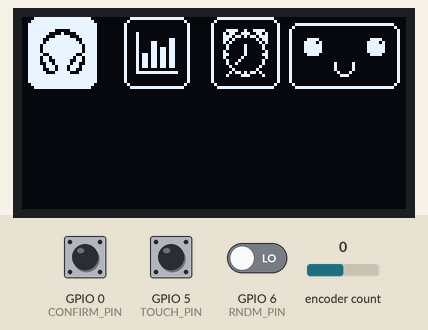
The program below on a simulated ESP32-C3. Shown: 128×64 one-colour display. The inputs (shaded band) are chosen by the test bench; at power-on: GPIO 0 (CONFIRM_PIN) HIGH, encoder count 0, GPIO 6 (RNDM_PIN) LOW, GPIO 5 (TOUCH_PIN) LOW.

Above: at 1.2 s.
1.3 s: GPIO 0 (CONFIRM_PIN) pulled LOW for 0.15 s
At 2.7 s:
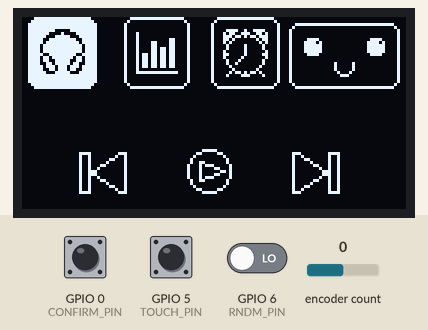
3.0 s: encoder count set to 1
At 4.3 s:
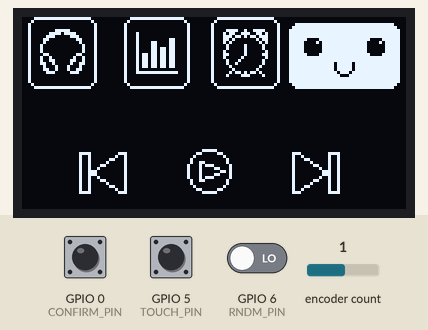
4.6 s: GPIO 0 (CONFIRM_PIN) pulled LOW for 1 s
At 5.8 s:
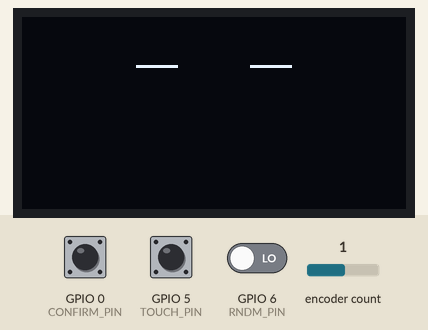
8.6 s: GPIO 6 (RNDM_PIN) driven HIGH
At 9.9 s:
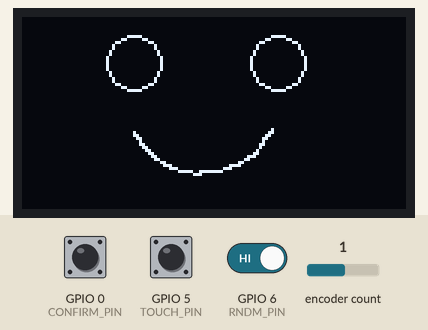
11.6 s: encoder count set to 2
At 12.84 s:
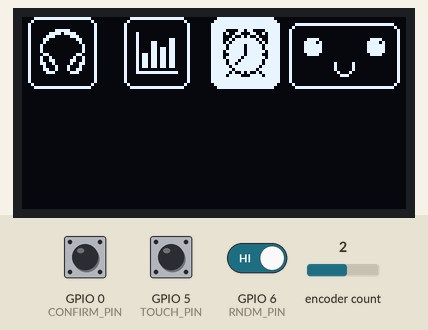
14.3 s: encoder count set to 3
At 16.97 s:
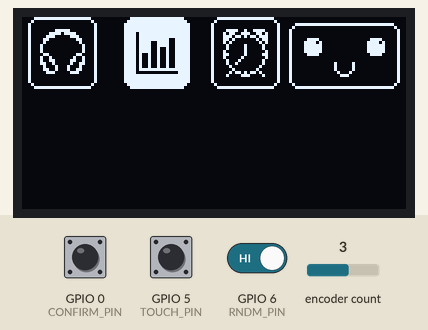
Timing chart, 0 to 18.3 s (numbered marks = the images above; inputs shaded):
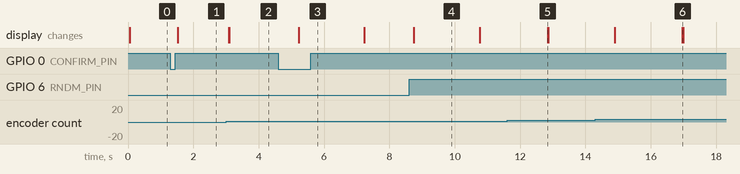

The program:

main.cpp
```cpp
#include <Arduino.h>
#include <U8g2lib.h>
#include <Wire.h>
#include <Encoder.h>


U8G2_SSD1306_128X64_NONAME_F_HW_I2C u8g2(U8G2_R0, U8X8_PIN_NONE);

// This is the code for my desktop buddy, my main goal is to have a small display that can show the time, date, weather, and maybe some other information.
// I also want to be able to control it with a button or two, and maybe even have it do some simple animations.
// I'm still in the early stages of development, but I'm excited to see where this project goes!
// I like this display because it's small, cheap, and has a good resolution for the size. It's also easy to use with the U8g2 library, which has a lot of features and is well-documented.
// The face functions is from "https://github.com/MrUltron/-DIY-Desi-Mochi-Robot-" thank you!
// Menu bitmaps:

// [BEGIN lopaka generated]
static const unsigned char image_clock_alarm_bits[] U8X8_PROGMEM = {0x9e,0x3c,0xcd,0x59,0xb7,0x76,0x0b,0x68,0x05,0x50,0x82,0x20,0x82,0x20,0x81,0x40,0x83,0x60,0x41,0x40,0x22,0x20,0x12,0x20,0x04,0x10,0x08,0x08,0xb4,0x16,0xc2,0x21};
static const unsigned char image_FaceNormal_bits[] U8X8_PROGMEM = {0x00,0x00,0x00,0x00,0x3c,0x00,0x80,0x07,0x5e,0x00,0xc0,0x0b,0x7e,0x00,0xc0,0x0f,0x7e,0x00,0xc0,0x0f,0x7e,0x00,0xc0,0x0f,0x3c,0x00,0x80,0x07,0x00,0x00,0x00,0x00,0x00,0x00,0x00,0x00,0x00,0x08,0x02,0x00,0x00,0x08,0x02,0x00,0x00,0x08,0x02,0x00,0x00,0x10,0x01,0x00,0x00,0xe0,0x00,0x00};
static const unsigned char image_music_headphones_bits[] U8X8_PROGMEM = {0xe0,0x03,0x78,0x0f,0x1c,0x1c,0x06,0x30,0x02,0x20,0x01,0x40,0x01,0x40,0x01,0x40,0x06,0x30,0x09,0x48,0x19,0x4c,0x13,0x64,0x22,0x22,0x26,0x32,0x1c,0x1c,0x00,0x00};
static const unsigned char image_stats_bits[] U8X8_PROGMEM = {0x00,0x00,0x01,0x00,0x01,0x00,0x01,0x18,0x61,0x18,0x61,0x18,0x61,0x1b,0x61,0x1b,0x6d,0x1b,0x6d,0x1b,0x6d,0x1b,0x6d,0x1b,0x6d,0x1b,0x01,0x00,0xff,0x3f,0x00,0x00};


// [BEGIN lopaka generated]
static const unsigned char image_music_next_bits[] U8X8_PROGMEM = {0x00,0x00,0x07,0xf0,0x09,0x90,0x31,0x90,0x41,0x90,0x81,0x91,0x01,0x92,0x01,0x9c,0x01,0x9c,0x01,0x92,0x81,0x91,0x41,0x90,0x31,0x90,0x09,0x90,0x07,0xf0,0x00,0x00};
static const unsigned char image_music_play_button_bits[] U8X8_PROGMEM = {0xe0,0x03,0x18,0x0c,0x04,0x10,0x02,0x20,0x32,0x20,0xd1,0x41,0x11,0x46,0x11,0x58,0x11,0x46,0xd1,0x41,0x32,0x20,0x02,0x20,0x04,0x10,0x18,0x0c,0xe0,0x03,0x00,0x00};
static const unsigned char image_music_previous_bits[] U8X8_PROGMEM = {0x00,0x00,0x0f,0xe0,0x09,0x90,0x09,0x8c,0x09,0x82,0x89,0x81,0x49,0x80,0x39,0x80,0x39,0x80,0x49,0x80,0x89,0x81,0x09,0x82,0x09,0x8c,0x09,0x90,0x0f,0xe0,0x00,0x00};

static const unsigned char image_paint_10_bits[] U8X8_PROGMEM = {0x12,0x00,0x00,0x0b,0x40,0x04,0x04,0x80,0x02,0x08,0x00,0x01,0x14,0x80,0x02,0x22,0x40,0x04};
static const unsigned char image_paint_2_bits[] U8X8_PROGMEM = {0x00};
static const unsigned char cpuglaubich[] U8X8_PROGMEM = {0x00,0x00,0xc0,0x01,0x00,0x00,0xfc,0x01,0x00,0x00,0xc0,0x01,0x00,0x00,0x00,0x00,0x00,0x00,0x00,0x00,0x00,0x00,0x00,0x00,0x00,0x00,0x00,0x00,0x00,0x00,0xc0,0x01,0x00,0x00,0xf8,0x0f,0x00,0x00,0xc0,0x01,0x00,0x00,0x00,0x00,0x00,0x00,0x00,0x00,0x00,0x00,0x00,0x00,0x00,0x00,0xc0,0x01,0x00,0x00,0xf8,0x01,0x00,0x00,0xc0,0x01,0x00,0x00,0x80,0x00,0x00,0x00,0x80,0x00,0x00,0x00,0x80,0x00,0x02,0x81,0x00,0x00,0x02,0x81,0x00,0x00,0x02,0x81,0x00,0x00,0x87,0x03,0x00,0x00,0x87,0x03,0x00,0x00,0x87,0x03,0x00,0x00};
static const unsigned char auchstats[] U8X8_PROGMEM = {0x01,0x00,0x00,0x00,0x02,0x00,0x00,0x00,0xc4,0xff,0xff,0x3f,0x38,0x00,0x00,0x40,0x08,0x00,0x00,0x80,0x0c,0x00,0x00,0x80,0x0a,0x00,0x00,0x80,0x0a,0x00,0x00,0x80,0x0c,0x00,0x00,0x80,0x08,0x00,0x00,0x80,0x0c,0x00,0x00,0x40,0x0a,0x00,0x00,0x40,0x0a,0x00,0x00,0x80,0x0c,0x00,0x00,0x80,0x08,0x00,0x00,0x80,0x08,0x00,0x00,0x80,0xf0,0xff,0xff,0x7f,0x00,0xaa,0x0a,0x00,0x00,0xfc,0x07,0x00};
static const unsigned char image_weather_temperature_bits[] U8X8_PROGMEM = {0x38,0x00,0x44,0x40,0xd4,0xa0,0x54,0x40,0xd4,0x1c,0x54,0x06,0xd4,0x02,0x54,0x02,0x54,0x06,0x92,0x1c,0x39,0x01,0x75,0x01,0x7d,0x01,0x39,0x01,0x82,0x00,0x7c,0x00};
static const unsigned char keineahnung[] U8X8_PROGMEM = {0x20,0x40,0x84,0x00,0x60,0x40,0xc4,0x00,0x40,0x40,0x44,0x00,0xc0,0xff,0xff,0x00,0x26,0x00,0x00,0x01,0x2c,0x00,0x00,0x01,0x38,0x00,0x00,0x01,0x20,0x00,0x00,0x01,0x20,0x00,0x00,0x01,0x20,0x00,0x00,0x01,0x20,0x00,0x00,0x01,0x20,0x00,0x00,0x01,0x27,0x00,0x00,0x01,0x3f,0x00,0x00,0x01,0x27,0x00,0x00,0x01,0x20,0x00,0x00,0x01,0x20,0x00,0x00,0x01,0x20,0x00,0x00,0x01,0x20,0x00,0x00,0x01,0x20,0x00,0x00,0x01,0x20,0x00,0x00,0x01,0x38,0x00,0x00,0x01,0xcc,0xff,0xff,0x00,0x06,0x00,0x00,0x70,0x00,0x00,0x00,0x88,0x06,0x00,0x00,0x88,0x09,0x00,0x70,0x88,0x39,0x00,0x70,0x70,0x86,0x00,0x70,0x00,0x00,0x00,0x00,0x00,0x00,0x00,0x00,0x00,0x00,0x00,0x00,0x00,0x00,0x00,0x00,0x00,0x00,0x00,0x00,0x00,0x00,0x00,0x00,0x00,0x00,0x00,0x00,0x00,0x00,0x00,0x00,0x00,0x00,0x00,0x00,0x00,0x00,0x00,0x00,0x00,0x00,0x00,0x00,0x00,0x00,0x00,0x00,0x00,0x00,0x00,0x00,0x00,0x00,0x00,0x00,0x00,0x00,0x00,0x00,0x00,0x00,0x00,0x00,0x00,0x00,0x00,0x00,0x00,0x00,0x00,0x00,0x00,0x00,0x00,0x00,0x00,0x00,0x00,0x00,0x00,0x00,0x00,0x00,0x00,0x00,0x00,0x00,0x00,0x00,0x00,0x00,0x00,0x00,0x00,0x00,0x00,0x00,0x00,0x00,0x00,0x00,0x00,0x00,0x00,0x00,0x00,0x00,0x00,0x00,0x00,0x00,0x00,0x00,0x20,0x00,0x00};

static const unsigned char image_paint_3_bits[] U8X8_PROGMEM = {0x00,0x00,0x00,0x00,0x00,0x40,0x01,0x00,0x00,0x00,0x00,0x60,0x03,0x00,0x00,0x00,0x00,0x30,0x06,0x00,0x00,0x00,0x00,0x18,0x04,0x00,0x00,0x00,0x00,0x08,0x0c,0x00,0x00,0x00,0x00,0x0c,0x18,0x00,0x00,0x00,0x00,0x04,0x30,0x00,0x00,0x00,0x00,0x02,0x60,0x00,0x00,0x00,0x00,0x03,0xc0,0x00,0x00,0x00,0xc0,0x01,0x80,0x01,0x00,0x00,0x60,0x00,0x00,0x06,0x00,0x00,0x18,0x00,0x00,0x1c,0x00,0x00,0x0f,0x00,0x00,0x70,0x00,0xc0,0x01,0x00,0x00,0x80,0xcf,0x3f,0x00,0x00,0x00,0x00,0x70,0x00,0x00,0x00};static const unsigned char image_paint_4_bits[] U8X8_PROGMEM = {0x20,0x40,0x84,0x00,0x60,0x40,0xc4,0x00,0x40,0x40,0x44,0x00,0xc0,0xff,0xff,0x00,0x26,0x00,0x00,0x01,0x2c,0x00,0x00,0x01,0x38,0x00,0x00,0x01,0x20,0x00,0x00,0x01,0x20,0x00,0x00,0x01,0x20,0x00,0x00,0x01,0x20,0x00,0x00,0x01,0x20,0x00,0x00,0x01,0x27,0x00,0x00,0x01,0x3f,0x00,0x00,0x01,0x27,0x00,0x00,0x01,0x20,0x00,0x00,0x01,0x20,0x00,0x00,0x01,0x20,0x00,0x00,0x01,0x20,0x00,0x00,0x01,0x20,0x00,0x00,0x01,0x20,0x00,0x00,0x01,0x38,0x00,0x00,0x01,0xcc,0xff,0xff,0x00,0x06,0x00,0x00,0x70,0x00,0x00,0x00,0x88,0x06,0x00,0x00,0x88,0x09,0x00,0x70,0x88,0x39,0x00,0x70,0x70,0x86,0x00,0x70,0x00};
static const unsigned char zungeee[] U8X8_PROGMEM = {0x01,0x08,0x41,0x08,0x41,0x08,0x41,0x08,0x41,0x08,0x41,0x08,0x41,0x08,0x03,0x04,0x02,0x04,0x06,0x06,0x0c,0x03,0xf8,0x01};
static const unsigned char fanyface[] U8X8_PROGMEM = {0x03,0x00,0x00,0x00,0x00,0x00,0x10,0x0f,0x00,0x00,0x00,0x00,0x00,0x1f,0xfa,0x00,0x00,0x00,0x00,0xe0,0x08,0x82,0x0f,0x00,0x00,0x00,0x1c,0x08,0x04,0xf0,0x03,0x00,0x80,0x07,0x0c,0x0c,0x00,0xfe,0x01,0x78,0x00,0x06,0x08,0x00,0x00,0xfe,0x07,0x00,0x02,0x10,0x00,0x00,0x00,0x00,0x00,0x01,0x20,0x00,0x00,0x00,0x00,0x80,0x00,0x20,0x00,0x00,0x00,0x00,0xc0,0x00,0x40,0x00,0x00,0x00,0x00,0x40,0x00,0xc0,0x00,0x00,0x00,0x00,0x20,0x00,0x80,0x01,0x00,0x00,0x00,0x18,0x00,0x00,0x01,0x00,0x00,0x00,0x08,0x00,0x00,0x02,0x00,0x00,0x00,0x04,0x00,0x00,0x04,0x00,0x00,0x00,0x02,0x00,0x00,0x18,0x00,0x00,0x80,0x01,0x00,0x00,0x30,0x00,0x00,0xe0,0x00,0x00,0x00,0xc0,0x00,0x00,0x3e,0x00,0x00,0x00,0x00,0x1f,0x80,0x01,0x00,0x00};

void drawMusic_Screen(void) {
    u8g2.setFontMode(1);
    u8g2.setBitmapMode(1);
    u8g2.drawXBMP(55, 44, 15, 16, image_music_play_button_bits);

    u8g2.drawXBMP(90, 44, 16, 16, image_music_next_bits);

    u8g2.drawXBMP(19, 44, 16, 16, image_music_previous_bits);

    u8g2.sendBuffer();
}

void statsScreen(void) {
    u8g2.setFontMode(1);
    u8g2.setBitmapMode(1);
    u8g2.drawXBMP(0, 0, 1, 1, image_paint_2_bits);

    u8g2.drawXBMP(6, 6, 28, 25, cpuglaubich);

    u8g2.drawXBMP(0, 2, 32, 29, keineahnung);

    u8g2.setFont(u8g2_font_5x8_tr);
    u8g2.drawStr(8, 18, "CPU");

    u8g2.drawLine(0, 34, 128, 34);

    u8g2.drawLine(40, 2, 40, 66);

    u8g2.drawXBMP(4, 42, 32, 19, auchstats);

    u8g2.drawEllipse(14, 51, 4, 4);

    u8g2.drawEllipse(27, 51, 4, 4);

    u8g2.drawXBMP(11, 48, 19, 6, image_paint_10_bits);

    u8g2.drawStr(8, 43, "GPU");

    u8g2.drawXBMP(112, 42, 16, 16, image_weather_temperature_bits);

    u8g2.drawLine(84, 35, 84, 65);
}


// [END lopaka generated]


#define CLK_PIN 21
#define DT_PIN 20
#define CONFIRM_PIN 0   // Encoder button
#define TOUCH_PIN 5     // Touch Sensor still no function
#define RNDM_PIN 6      // Touch Sensor still no function
#define SCL_PIN 9
#define SDA_PIN 8


struct MenuItem {
  int x, y, w, h;
  const unsigned char* icon;
};

MenuItem items[] = {
  {  6, 4, 15, 16, image_music_headphones_bits },
  { 38, 4, 14, 16, image_stats_bits            },
  { 67, 4, 15, 16, image_clock_alarm_bits       },
  { 93, 6, 29, 14, image_FaceNormal_bits        },
};

const int menuSize = 4;
long oldPos = 0;
int menuIndex = 0;
int buttonState = 0;
int cpuUsage, gpuUsage, temperature;
int currentScreen = -1;
unsigned long lastBlinkTime = 0;
bool eyeState = true;

Encoder myEnc(CLK_PIN, DT_PIN);


void drawBlinkingFace() {
  // This function makes the eyes blink every 2 seconds
  if (millis() - lastBlinkTime > 2000) {
    eyeState = !eyeState; // Toggle the eye state
    lastBlinkTime = millis();
  }
  u8g2.clearBuffer();

  if (eyeState) {
    // Draw open eyes (circles)
    u8g2.drawCircle(45, 16, 8); // Left eye
    u8g2.drawCircle(83, 16, 8); // Right eye
  } else {
    // Draw closed eyes (lines)
    u8g2.drawHLine(38, 16, 14); // Left eye
    u8g2.drawHLine(76, 16, 14); // Right eye
  }

  u8g2.sendBuffer();
}

void happyFace(void) {

    u8g2.setFontMode(1);
    u8g2.setBitmapMode(1);
    u8g2.drawEllipse(37, 15, 9, 9);

    u8g2.drawEllipse(85, 15, 9, 9);

    u8g2.drawXBMP(37, 37, 47, 16, image_paint_3_bits);

    u8g2.sendBuffer();;
}
void funnyFace(void) {
    u8g2.setFontMode(1);
    u8g2.setBitmapMode(1);
    u8g2.drawEllipse(37, 15, 9, 9);

    u8g2.drawEllipse(85, 15, 9, 9);

    u8g2.drawXBMP(34, 32, 53, 20, fanyface);

    u8g2.drawXBMP(54, 51, 12, 12, zungeee);

    u8g2.sendBuffer();
}


void buddyFace() {
  if (digitalRead(RNDM_PIN) == HIGH) {
    u8g2.clearBuffer();
    happyFace();
    delay(2000);
    u8g2.clearBuffer();
    funnyFace();
    delay(2000);
  } else {
    drawBlinkingFace();
  }
}


void drawMenu() {
  u8g2.clearBuffer();
  u8g2.setFontMode(1);
  u8g2.setBitmapMode(1);

  for (int i = 0; i < menuSize; i++) {
    MenuItem& m = items[i];
    int pad = 4;
    int bx = m.x - pad;
    int by = m.y - pad;
    int bw = m.w + pad * 2;
    int bh = m.h + pad * 2;

    if (i == menuIndex) {
      // weißes Rechteck + Icon invertiert (schwarz auf weiß)
      u8g2.setDrawColor(1);
      u8g2.drawRBox(bx, by, bw, bh, 3);
      u8g2.setDrawColor(2);   // XOR → invertiert das Icon
      u8g2.drawXBMP(m.x, m.y, m.w, m.h, m.icon);
    } else {
      // nur Outline + normales Icon
      u8g2.setDrawColor(1);
      u8g2.drawRFrame(bx, by, bw, bh, 3);
      u8g2.drawXBMP(m.x, m.y, m.w, m.h, m.icon);
    }
  }

  u8g2.setDrawColor(1);  // zurücksetzen für nächste draws
  u8g2.sendBuffer();
}


void receiveStats() {
  if (Serial.available()) {
    String data = Serial.readStringUntil('\n');

    cpuUsage    = data.substring(0, data.indexOf(',')).toInt();
    data        = data.substring(data.indexOf(',') + 1);
    gpuUsage    = data.substring(0, data.indexOf(',')).toInt();
    temperature = data.substring(data.indexOf(',') + 1).toInt();
  }
}

void drawStats() {
  u8g2.clearBuffer();
  statsScreen();
  u8g2.setFont(u8g2_font_t0_22_tr);
  u8g2.drawStr(50, 25, String(cpuUsage).c_str());
  u8g2.drawStr(70, 25, "%");
  u8g2.drawStr(50, 58, String(gpuUsage).c_str());
  u8g2.drawStr(90, 58, String(temperature).c_str());
  u8g2.sendBuffer();
}

void onSelect(int i) {
  currentScreen = i;
}


void setup() {
  Serial.begin(115200);
  pinMode(RNDM_PIN, INPUT);
  pinMode(TOUCH_PIN, INPUT);
  pinMode(CONFIRM_PIN, INPUT_PULLUP);
  pinMode(CLK_PIN, INPUT_PULLUP);
  pinMode(DT_PIN, INPUT_PULLUP);

  Wire.begin(SDA_PIN, SCL_PIN);
  u8g2.begin();
  drawMenu();
}


unsigned long lastUpdate = 0;


void loop() {
  receiveStats();

  if(millis() - lastUpdate > 500){
    lastUpdate = millis();
    switch (currentScreen) {
      case 0: drawMusic_Screen(); break;
      case 1: drawStats();        break;
      case 3: buddyFace();        break;
      default:                    break;
    }
  }

  long newPos = myEnc.read() / 2;   // 2 weil der Encoder 2 Schritte pro Klick macht
  if (newPos != oldPos){
    if (newPos > oldPos){
      menuIndex-- % menuSize;
      delay(50);
      if (menuIndex <0){
        menuIndex = menuSize - 1;   // Index wieder auf letzte element setzen
      }
    }else {
      (menuIndex++ + menuSize) % menuSize;
      delay(50);
      if (menuIndex >= menuSize){
        menuIndex = 0;
      }
    }
    oldPos = newPos;
    drawMenu();
    if(currentScreen == -1) drawMenu();

  }
  if (digitalRead(CONFIRM_PIN) == LOW){
    onSelect(menuIndex);
    delay(200);
  }

  if (digitalRead(TOUCH_PIN)==HIGH){
    currentScreen = -1;
    drawMenu();
    delay(200);
  }

}
```

Measured:
- after the input at 1.3 s, the display: changes after 0.23 s (image 1)
- after the input at 3.0 s, the display: first changes after 0.08 s (image 2 shows a later state)
- after the input at 4.6 s, the display: changes after 0.63 s (image 3)
- after the input at 8.6 s, the display: changes after 0.14 s (image 4)
- after the input at 11.6 s, the display: changes after 1.2 s (image 5)
- after the input at 14.3 s, the display: first differs from a run without the input after 2.7 s (image 6)
- what the display in image 4 shows lasts 2.1 s, from 8.7 s to 10.8 s
